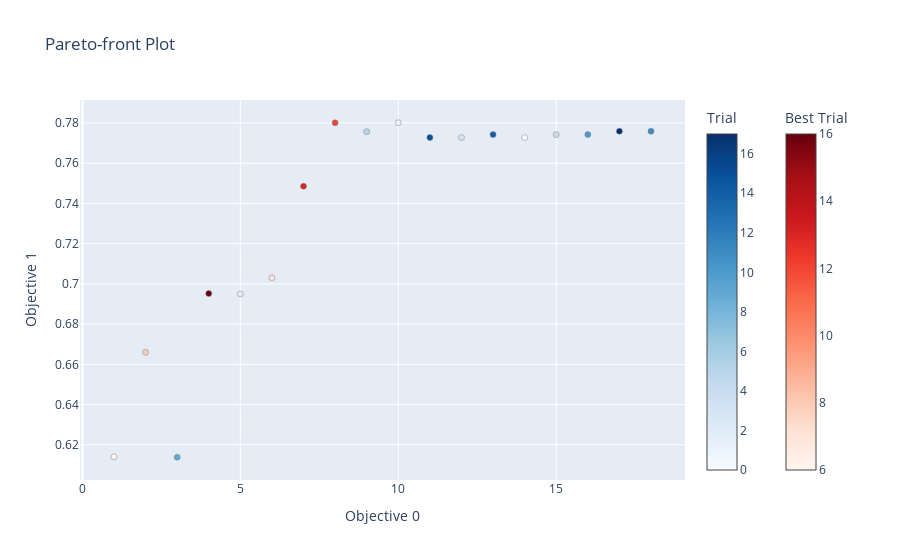

This figure's notebook cell:
### Code cell
# Mostrar Chart com Trials

fig = optuna.visualization.plot_pareto_front(study)
fig.show()

### Figure 1 — Plotly figure (JSON) as saved in the notebook; plotly's stock layout.template omitted (floating-point values rounded to 4 significant figures)
{"data": [{"hovertemplate": "%{text}<extra>Trial</extra>", "marker": {"color": [0, 1, 2, 3, 4, 5, 9, 10, 11, 14, 15, 17], "colorbar": {"title": {"text": "Trial"}}, "colorscale": [[0, "rgb(247,251,255)"], [0.125, "rgb(222,235,247)"], [0.25, "rgb(198,219,239)"], [0.375, "rgb(158,202,225)"], [0.5, "rgb(107,174,214)"], [0.625, "rgb(66,146,198)"], [0.75, "rgb(33,113,181)"], [0.875, "rgb(8,81,156)"], [1, "rgb(8,48,107)"]], "line": {"color": "Grey", "width": 0.5}}, "mode": "markers", "showlegend": false, "text": ["{<br>  \"number\": 0,<br>  \"values\": [<br>    14.0,<br>    0.7727313634318285<br>  ],<br>  \"params\": {<br>    \"k\": 14<br>  }<br>}", "{<br>  \"number\": 1,<br>  \"values\": [<br>    10.0,<br>    0.780105994700265<br>  ],<br>  \"params\": {<br>    \"k\": 10<br>  }<br>}", "{<br>  \"number\": 2,<br>  \"values\": [<br>    5.0,<br>    0.6950002499875007<br>  ],<br>  \"params\": {<br>    \"k\": 5<br>  }<br>}", "{<br>  \"number\": 3,<br>  \"values\": [<br>    12.0,<br>    0.7727313634318285<br>  ],<br>  \"params\": {<br>    \"k\": 12<br>  }<br>}", "{<br>  \"number\": 4,<br>  \"values\": [<br>    15.0,<br>    0.7742062896855157<br>  ],<br>  \"params\": {<br>    \"k\": 15<br>  }<br>}", "{<br>  \"number\": 5,<br>  \"values\": [<br>    9.0,<br>    0.775681215939203<br>  ],<br>  \"params\": {<br>    \"k\": 9<br>  }<br>}", "{<br>  \"number\": 9,<br>  \"values\": [<br>    3.0,<br>    0.6138143092845358<br>  ],<br>  \"params\": {<br>    \"k\": 3<br>  }<br>}", "{<br>  \"number\": 10,<br>  \"values\": [<br>    16.0,<br>    0.7742062896855157<br>  ],<br>  \"params\": {<br>    \"k\": 16<br>  }<br>}", "{<br>  \"number\": 11,<br>  \"values\": [<br>    18.0,<br>    0.775901204939753<br>  ],<br>  \"params\": {<br>    \"k\": 18<br>  }<br>}", "{<br>  \"number\": 14,<br>  \"values\": [<br>    13.0,<br>    0.7742062896855157<br>  ],<br>  \"params\": {<br>    \"k\": 13<br>  }<br>}", "{<br>  \"number\": 15,<br>  \"values\": [<br>    11.0,<br>    0.7727313634318285<br>  ],<br>  \"params\": {<br>    \"k\": 11<br>  }<br>}", "{<br>  \"number\": 17,<br>  \"values\": [<br>    17.0,<br>    0.775901204939753<br>  ],<br>  \"params\": {<br>    \"k\": 17<br>  }<br>}"], "type": "scatter", "x": [14, 10, 5, 12, 15, 9, 3, 16, 18, 13, 11, 17], "y": [0.7727, 0.7801, 0.695, 0.7727, 0.7742, 0.7757, 0.6138, 0.7742, 0.7759, 0.7742, 0.7727, 0.7759]}, {"hovertemplate": "%{text}<extra>Best Trial</extra>", "marker": {"color": [6, 7, 8, 12, 13, 16], "colorbar": {"title": {"text": "Best Trial"}, "x": 1.1, "xpad": 40}, "colorscale": [[0, "rgb(255,245,240)"], [0.125, "rgb(254,224,210)"], [0.25, "rgb(252,187,161)"], [0.375, "rgb(252,146,114)"], [0.5, "rgb(251,106,74)"], [0.625, "rgb(239,59,44)"], [0.75, "rgb(203,24,29)"], [0.875, "rgb(165,15,21)"], [1, "rgb(103,0,13)"]], "line": {"color": "Grey", "width": 0.5}}, "mode": "markers", "showlegend": false, "text": ["{<br>  \"number\": 6,<br>  \"values\": [<br>    1.0,<br>    0.6140192990350483<br>  ],<br>  \"params\": {<br>    \"k\": 1<br>  }<br>}", "{<br>  \"number\": 7,<br>  \"values\": [<br>    6.0,<br>    0.7030348482575871<br>  ],<br>  \"params\": {<br>    \"k\": 6<br>  }<br>}", "{<br>  \"number\": 8,<br>  \"values\": [<br>    2.0,<br>    0.6659517024148793<br>  ],<br>  \"params\": {<br>    \"k\": 2<br>  }<br>}", "{<br>  \"number\": 12,<br>  \"values\": [<br>    8.0,<br>    0.780105994700265<br>  ],<br>  \"params\": {<br>    \"k\": 8<br>  }<br>}", "{<br>  \"number\": 13,<br>  \"values\": [<br>    7.0,<br>    0.748537573121344<br>  ],<br>  \"params\": {<br>    \"k\": 7<br>  }<br>}", "{<br>  \"number\": 16,<br>  \"values\": [<br>    4.0,<br>    0.6952202389880506<br>  ],<br>  \"params\": {<br>    \"k\": 4<br>  }<br>}"], "type": "scatter", "x": [1, 6, 2, 8, 7, 4], "y": [0.614, 0.703, 0.666, 0.7801, 0.7485, 0.6952]}], "layout": {"title": {"text": "Pareto-front Plot"}, "xaxis": {"title": {"text": "Objective 0"}}, "yaxis": {"title": {"text": "Objective 1"}}}}
